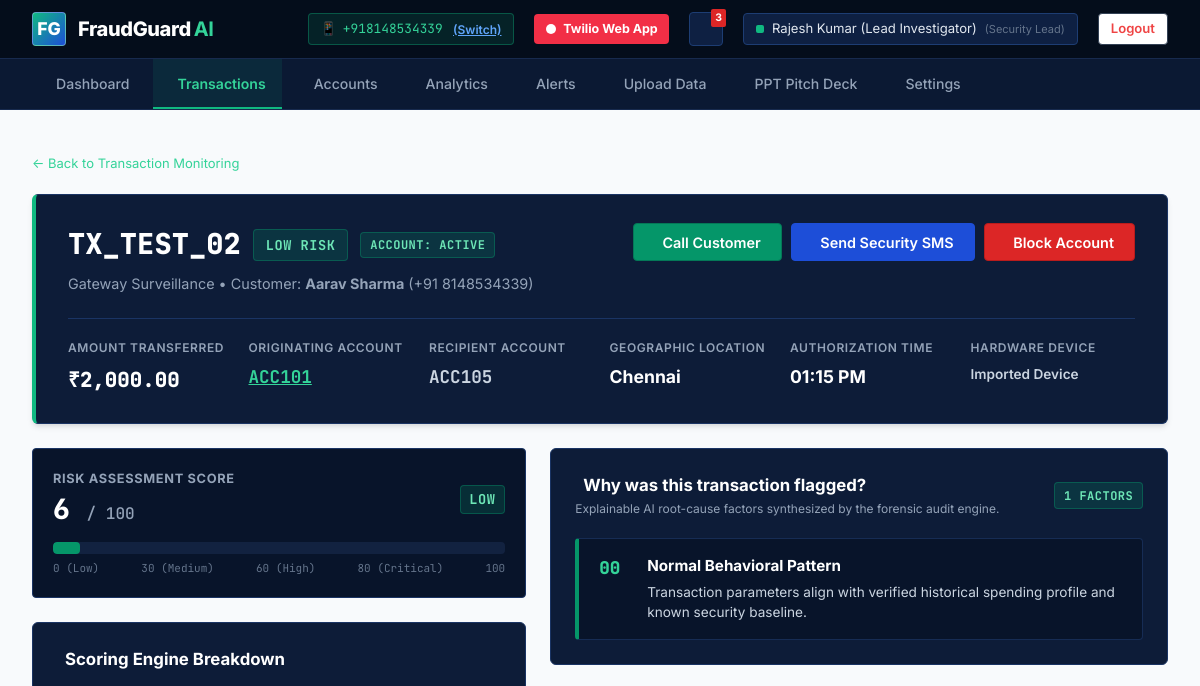
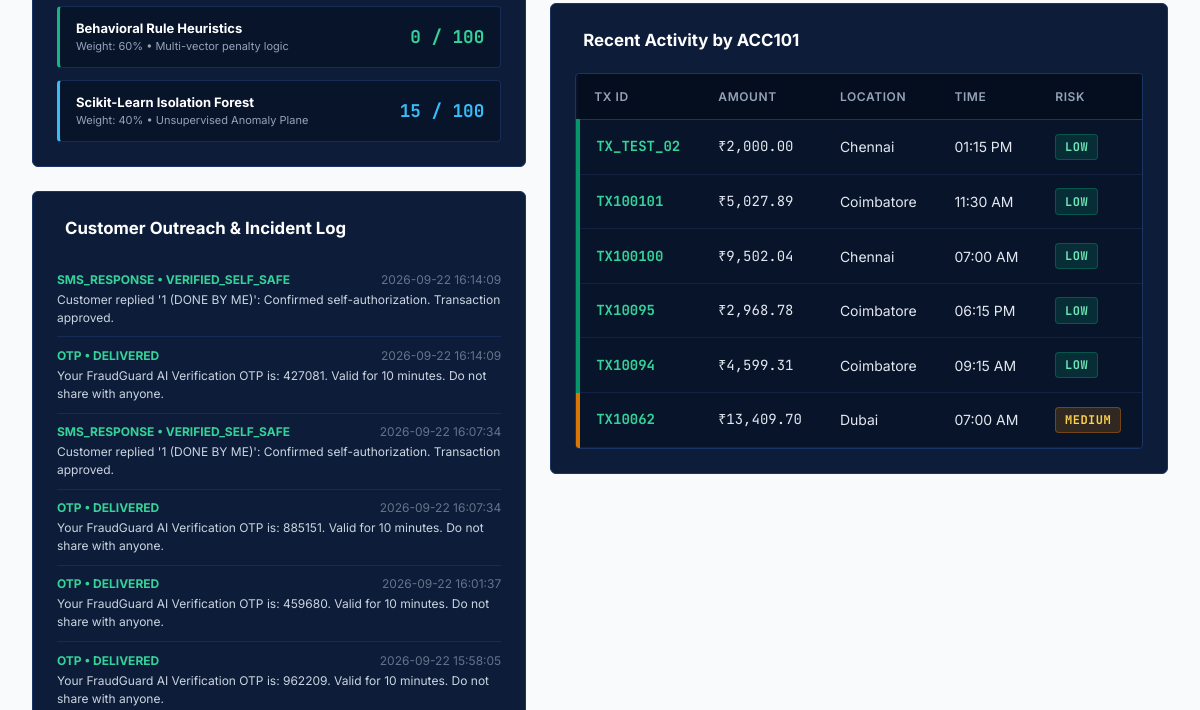
Page /transactions/TX_TEST_02 (signed in, upper part) on the earlier database version (2 pictures, top to bottom).
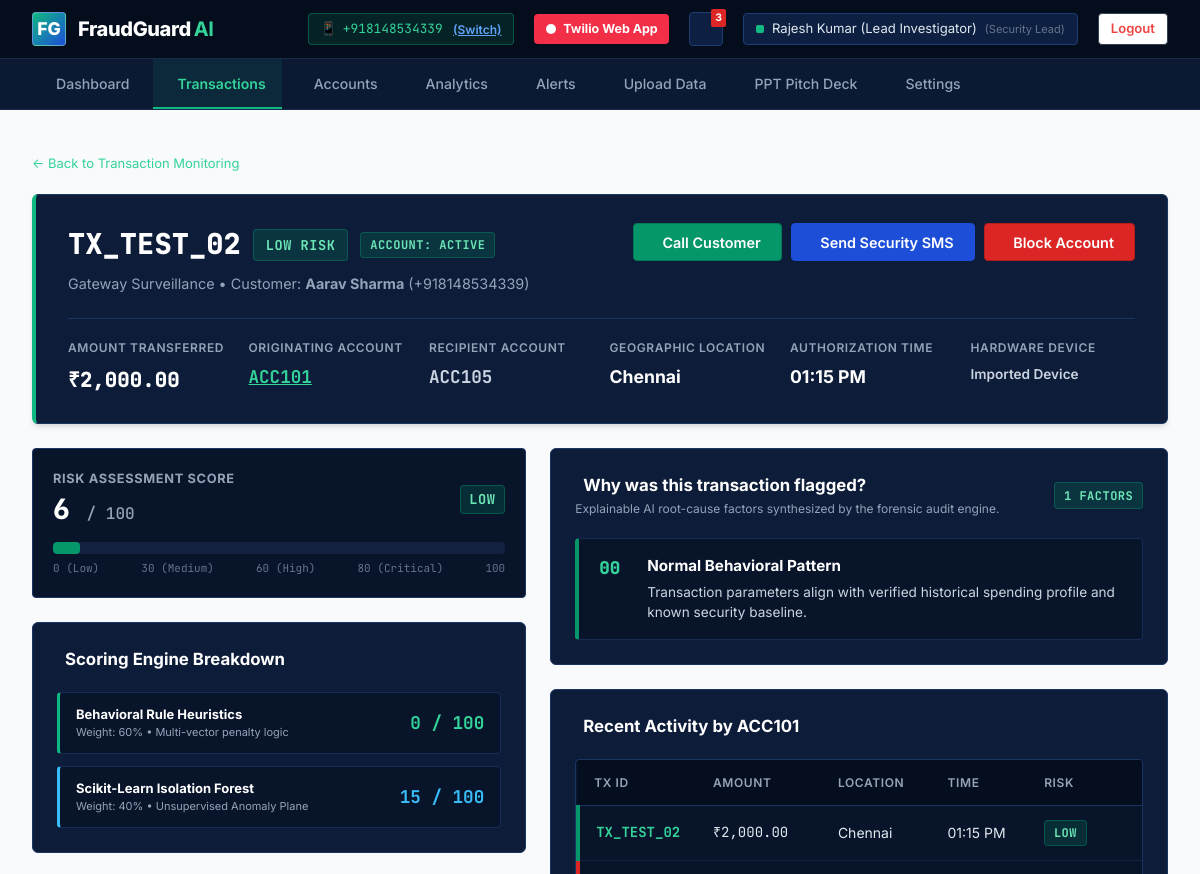
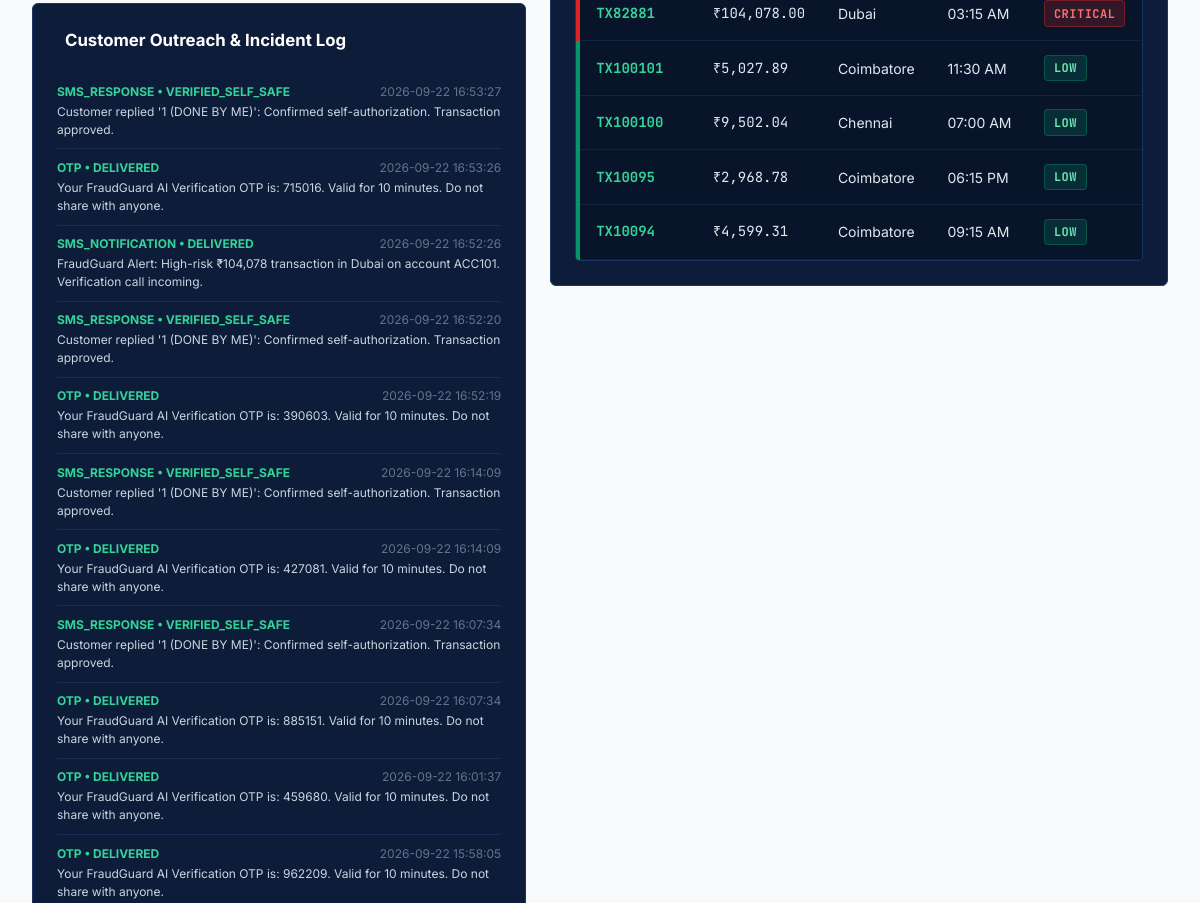
Same page on the later database version (2 pictures, top to bottom).
### tables this page shows
CREATE TABLE transactions (
            id INTEGER PRIMARY KEY AUTOINCREMENT,
            transaction_id TEXT UNIQUE NOT NULL,
            account_id TEXT NOT NULL,
            recipient_account_id TEXT,
            amount REAL NOT NULL,
            avg_amount REAL NOT NULL,
            location TEXT NOT NULL,
            time_str TEXT NOT NULL,
            device TEXT NOT NULL,
            new_device INTEGER DEFAULT 0,
            transactions_10min INTEGER DEFAULT 1,
            rule_score INTEGER DEFAULT 0,
            ml_score INTEGER DEFAULT 0,
            risk_score INTEGER DEFAULT 0,
            risk_level TEXT DEFAULT 'LOW',
            status TEXT DEFAULT 'NORMAL',
            flagged_reasons TEXT DEFAULT '[]',
            created_at TIMESTAMP DEFAULT CURRENT_TIMESTAMP
        );

CREATE TABLE accounts (
            id INTEGER PRIMARY KEY AUTOINCREMENT,
            account_id TEXT UNIQUE NOT NULL,
            holder_name TEXT NOT NULL,
            phone_number TEXT DEFAULT '+91 98450 12345',
            email TEXT DEFAULT 'customer@bank.com',
            avg_amount REAL DEFAULT 2500.0,
            min_amount REAL DEFAULT 500.0,
            max_amount REAL DEFAULT 15000.0,
            normal_locations TEXT DEFAULT 'Chennai, Coimbatore',
            normal_hours TEXT DEFAULT '08:00 - 22:00',
            known_devices INTEGER DEFAULT 2,
            avg_daily_tx INTEGER DEFAULT 3,
            risk_score INTEGER DEFAULT 10,
            status TEXT DEFAULT 'ACTIVE', -- ACTIVE, ACCOUNT_HOLD, ADMIN_REVIEW, BLOCKED, FLAGGED
            call_attempts INTEGER DEFAULT 0,
            last_call_status TEXT DEFAULT 'NONE',
            hold_reason TEXT DEFAULT '',
            block_reason TEXT DEFAULT '',
            held_at TIMESTAMP,
            blocked_at TIMESTAMP,
            created_at TIMESTAMP DEFAULT CURRENT_TIMESTAMP
        , last_sms_status TEXT DEFAULT 'NONE');

CREATE TABLE customer_communications (
            id INTEGER PRIMARY KEY AUTOINCREMENT,
            account_id TEXT NOT NULL,
            transaction_id TEXT,
            type TEXT NOT NULL, -- CALL, SMS, WHATSAPP
            recipient_contact TEXT NOT NULL,
            message_content TEXT NOT NULL,
            status TEXT DEFAULT 'DELIVERED', -- SENT, DELIVERED, ANSWERED, CONFIRMED_FRAUD, CONFIRMED_SAFE
            response TEXT,
            created_at TIMESTAMP DEFAULT CURRENT_TIMESTAMP
        );

### app.py (the view)
@app.route('/transactions/<tx_id>')
@login_required
def transaction_details_view(tx_id):
    tx = get_transaction_by_id(tx_id)
    if not tx:
        flash(f'Transaction {tx_id} not found.', 'warning')
        return redirect(url_for('transactions_view'))
    account = get_account_profile(tx['account_id'])
    try:
        flagged_reasons = json.loads(tx['flagged_reasons']) if tx['flagged_reasons'] else []
    except Exception:
        flagged_reasons = []
    account_history = get_transactions_for_account(tx['account_id'])[:6]
    communications = get_communications_for_account(tx['account_id'])
    return render_template(
        'transaction_details.html',
        tx=tx,
        account=dict(account) if account else None,
        reasons=flagged_reasons,
        account_history=account_history,
        communications=communications
    )

### app.py (called while the page is built)
@app.context_processor
def inject_telephony_context():
    creds = get_telephony_credentials()
    user_phone = session.get('user_phone') or creds.get('default_phone', '+918148534339')
    return {
        'active_user_phone': user_phone,
        'twilio_configured': creds.get('is_configured', False),
        'twilio_sid': creds.get('sid', ''),
        'twilio_from_phone': creds.get('from_phone', ''),
        'twilio_web_voice_url': TWILIO_WEB_APP_URLS['voice_console'],
        'twilio_web_sms_url': TWILIO_WEB_APP_URLS['sms_console'],
        'twilio_call_logs_url': TWILIO_WEB_APP_URLS['call_logs'],
        'twilio_sms_logs_url': TWILIO_WEB_APP_URLS['sms_logs'],
        'twilio_verified_numbers_url': TWILIO_WEB_APP_URLS['verified_caller_ids'],
        'twilio_manage_numbers_url': TWILIO_WEB_APP_URLS['incoming_numbers']
    }

### database.py (called while the page is built)
def get_db_connection():
    os.makedirs(os.path.dirname(DB_PATH), exist_ok=True)
    conn = sqlite3.connect(DB_PATH, timeout=30.0)
    conn.row_factory = sqlite3.Row
    return conn

### templates/transaction_details.html (shortened to what the changed rows need)
{% extends "base.html" %}
{% block content %}
<div class="app-main-content">
    <div class="dashboard-hero-panel" style="margin-bottom: 1.5rem;">
        <div style="display: flex; justify-content: space-between; align-items: flex-start; flex-wrap: wrap; gap: 1rem;">
            <div>
                <div style="display: flex; align-items: center; gap: 0.75rem; margin-bottom: 0.4rem;">
                    <span class="mono" style="font-size: 1.8rem; font-weight: 800; color: #FFFFFF;">
                        {{ tx.transaction_id }}
                    </span>
                    <span class="risk-tag {{ tx.risk_level.lower() }}" style="font-size: 0.85rem; padding: 0.3rem 0.75rem;">
                        {{ tx.risk_level }} RISK
                    </span>
                    <span id="accountStatusBadge" class="risk-tag {% if account and account.status == 'BLOCKED' %}blocked{% else %}active{% endif %}">
                        ACCOUNT: {{ account.status if account else 'ACTIVE' }}
                    </span>
                </div>
                <p style="font-size: 0.9rem; color: #94A3B8;">
                    Gateway Surveillance &bull; Customer: <strong>{{ account.holder_name if account else 'N/A' }}</strong> ({{ account.phone_number if account else '+91 98450 12345' }})
                </p>
            </div>
        </div>
        <div style="display: grid; grid-template-columns: repeat(6, 1fr); gap: 1rem; margin-top: 1.5rem; padding-top: 1.25rem; border-top: 1px solid #1A3464;">
            <div>
                <div class="metric-label">Amount Transferred</div>
                <div class="mono" style="font-size: 1.3rem; font-weight: 800; color: #FFFFFF;">
                    ₹{{ "{:,.2f}".format(tx.amount) }}
                </div>
            </div>
            <div>
                <div class="mono" style="font-size: 1.1rem; font-weight: 700;">
                    <a href="{{ url_for('account_details_view', account_id=tx.account_id) }}" style="color: #34D399; text-decoration: underline;">
                        {{ tx.account_id }}
                    </a>
                </div>
            </div>
            <div>
                <div class="metric-label">Recipient Account</div>
                <div class="mono" style="font-size: 1.1rem; font-weight: 700; color: #CBD5E1;">
                    {{ tx.recipient_account_id if tx.recipient_account_id else 'ACC105' }}
                </div>
            </div>
            <div>
                <div class="metric-label">Geographic Location</div>
                <div style="font-size: 1.1rem; font-weight: 700; color: #FFFFFF;">
                    {{ tx.location }}
                </div>
            </div>
            <div>
                <div class="metric-label">Authorization Time</div>
                <div style="font-size: 1.1rem; font-weight: 700; color: #FFFFFF;">
                    {{ tx.time_str }}
                </div>
            </div>
            <div>
                <div class="metric-label">Hardware Device</div>
                <div style="font-size: 0.85rem; font-weight: 600; color: #CBD5E1; word-break: break-word;">
                    {{ tx.device }}
                </div>
            </div>
        </div>
    </div>
    <div class="investigation-grid">
        <div>
            <div class="horizontal-risk-bar-container">
                <div class="risk-bar-meta">
                    <div>
                        <div style="font-size: 0.8rem; font-weight: 700; text-transform: uppercase; color: #94A3B8; letter-spacing: 0.05em;">
                            Risk Assessment Score
                        </div>
                        <div class="risk-score-display">
                            {{ tx.risk_score }} <span style="font-size: 1rem; color: #94A3B8; font-weight: 500;">/ 100</span>
                        </div>
                    </div>
                    <span class="risk-tag {{ tx.risk_level.lower() }}" style="font-size: 0.85rem;">
                        {{ tx.risk_level }}
                    </span>
                </div>
            </div>
            <div class="panel-card" style="margin-bottom: 1.5rem;">
                <div style="display: flex; flex-direction: column; gap: 0.75rem;">
                    <div style="background: #08142A; border: 1px solid #162C54; border-left: 3px solid #10B981; border-radius: 4px; padding: 0.75rem 1rem; display: flex; justify-content: space-between; align-items: center;">
                        <div>
                            <div style="font-size: 13px; font-weight: 700; color: #FFFFFF;">Behavioral Rule Heuristics</div>
                            <div style="font-size: 11px; color: #94A3B8;">Weight: 60% &bull; Multi-vector penalty logic</div>
                        </div>
                        <span class="mono" style="font-size: 1.1rem; font-weight: 700; color: #34D399;">
                            {{ tx.rule_score }} / 100
                        </span>
                    </div>
                    <div style="background: #08142A; border: 1px solid #162C54; border-left: 3px solid #38BDF8; border-radius: 4px; padding: 0.75rem 1rem; display: flex; justify-content: space-between; align-items: center;">
                        <div>
                            <div style="font-size: 13px; font-weight: 700; color: #FFFFFF;">Scikit-Learn Isolation Forest</div>
                            <div style="font-size: 11px; color: #94A3B8;">Weight: 40% &bull; Unsupervised Anomaly Plane</div>
                        </div>
                        <span class="mono" style="font-size: 1.1rem; font-weight: 700; color: #38BDF8;">
                            {{ tx.ml_score }} / 100
                        </span>
                    </div>
                </div>
            </div>
            <div class="panel-card">
                <div style="font-size: 12px;">
                    {% for comm in communications %}
                    <div style="padding: 0.6rem 0; border-bottom: 1px solid #162C54;">
                        <div style="display: flex; justify-content: space-between; margin-bottom: 2px;">
                            <strong style="color: #34D399;">{{ comm.type }} &bull; {{ comm.status }}</strong>
                            <span style="color: #64748B;">{{ comm.created_at }}</span>
                        </div>
                        <div style="color: #CBD5E1;">{{ comm.message_content }}</div>
                    </div>
                    {% else %}
                    <div style="color: #94A3B8; padding: 0.5rem 0;">No prior customer outreach recorded for this account.</div>
                    {% endfor %}
                </div>
            </div>
        </div>
        <div>
            <div class="panel-card" style="margin-bottom: 1.5rem;">
                <div class="explainable-reason-list">
                    {% for reason in reasons %}
                    <div class="reason-rect-row {{ reason.severity.lower() if reason.severity else 'high' }}">
                        <span class="reason-index-code">{{ reason.code }}</span>
                        <div>
                            <div class="reason-title">{{ reason.title }}</div>
                            <div class="reason-desc">{{ reason.description }}</div>
                        </div>
                    </div>
                    {% endfor %}
                </div>
            </div>
            <div class="panel-card">
                <div class="panel-header">
                    <h3 class="panel-title">
                         Recent Activity by {{ tx.account_id }}
                    </h3>
                </div>
                <div class="table-responsive-container">
                    <table class="fraud-table">
                        <thead>
                            <tr>
                                <th>Tx ID</th>
                                <th>Amount</th>
                                <th>Location</th>
                                <th>Time</th>
                                <th>Risk</th>
                            </tr>
                        </thead>
                        <tbody>
                            {% for hist in account_history %}
                            <tr class="risk-{{ hist.risk_level.lower() }}">
                                <td class="mono" style="font-weight: 700; color: #34D399;">{{ hist.transaction_id }}</td>
                                <td class="mono">₹{{ "{:,.2f}".format(hist.amount) }}</td>
                                <td>{{ hist.location }}</td>
                                <td>{{ hist.time_str }}</td>
                                <td><span class="risk-tag {{ hist.risk_level.lower() }}">{{ hist.risk_level }}</span></td>
                            </tr>
                            {% endfor %}
                        </tbody>
                    </table>
                </div>
            </div>
        </div>
    </div>
</div>
{% endblock %}

Differences in the rows shown:
no longer on this page (row unchanged): transactions: transaction_id "TX10062", amount "13,409.70", location "Dubai", time_str "07:00 AM", risk_level "MEDIUM"
changed accounts "Aarav Sharma": phone_number "+91 8148534339" → "+918148534339"
added customer_communications: type "SMS_RESPONSE", status "VERIFIED_SELF_SAFE", created_at "2026-09-22 16:53:27", message_content "Customer replied '1 (DONE BY ME)': Confirmed self-authorization. Transaction approved."
added customer_communications: type "OTP", status "DELIVERED", created_at "2026-09-22 16:53:26", message_content "Your FraudGuard AI Verification OTP is: 715016. Valid for 10 minutes. Do not share with anyone."
added customer_communications: type "SMS_NOTIFICATION", status "DELIVERED", created_at "2026-09-22 16:52:26", message_content "FraudGuard Alert: High-risk ₹104,078 transaction in Dubai on account ACC101. Verification call incoming."
added customer_communications: type "SMS_RESPONSE", status "VERIFIED_SELF_SAFE", created_at "2026-09-22 16:52:20", message_content "Customer replied '1 (DONE BY ME)': Confirmed self-authorization. Transaction approved."
added customer_communications: type "OTP", status "DELIVERED", created_at "2026-09-22 16:52:19", message_content "Your FraudGuard AI Verification OTP is: 390603. Valid for 10 minutes. Do not share with anyone."
added transactions: transaction_id "TX82881", amount "104,078.00", location "Dubai", time_str "03:15 AM", risk_level "CRITICAL"
